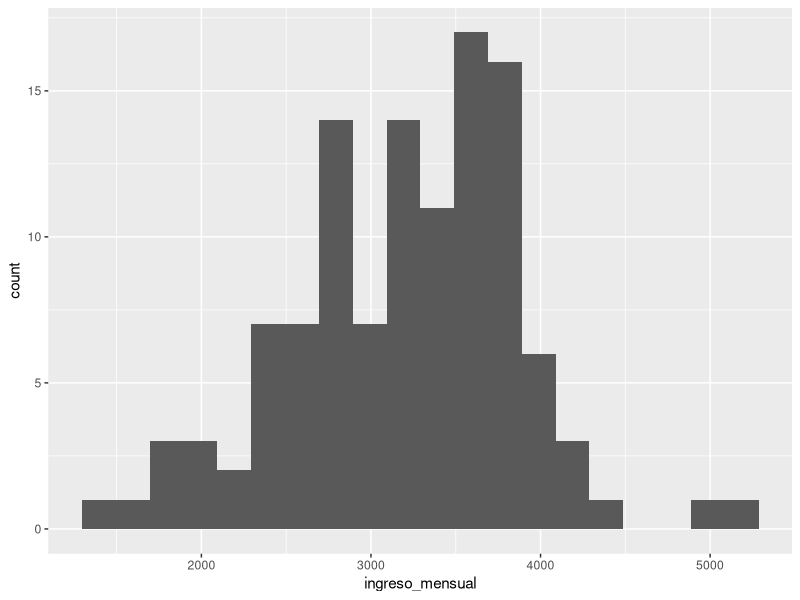
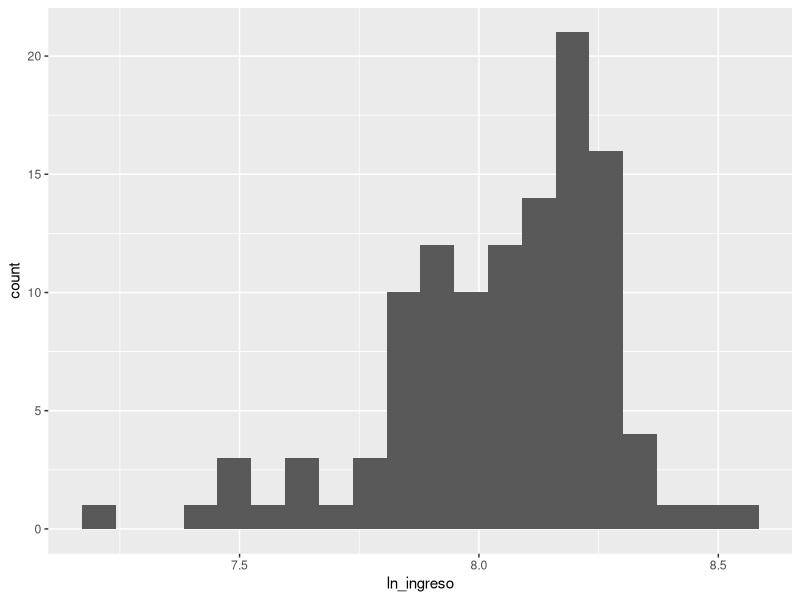

The R source for these figures, in order:
# ==============================================================================
# SESIÓN 4 · PREPARAR VARIABLES PARA ECONOMETRÍA
# Logaritmos, dummies, cuadrados, factores, interacciones, panel, rezagos y fórmulas.
# ==============================================================================

library(tidyverse)

# ------------------------------------------------------------------------------
# 0. BASE DE TRABAJO LIMPIA
# ------------------------------------------------------------------------------
empleo <- read_csv("datos/empleo_peru_bruto.csv", show_col_types = FALSE)

base <- empleo |>
  distinct(id_persona, .keep_all = TRUE) |>
  mutate(
    region = str_to_title(str_trim(region)),
    edad = if_else(edad >= 18 & edad <= 80, edad, NA_real_),
    ingreso_mensual = if_else(
      is.na(ingreso_mensual) | ingreso_mensual <= 0,
      NA_real_,
      ingreso_mensual
    )
  )

# ------------------------------------------------------------------------------
# 1. TRANSFORMAR UNA VARIABLE REQUIERE UNA RAZÓN
# ------------------------------------------------------------------------------
# Primero inspecciona la variable original.
summary(base$ingreso_mensual)

# Nunca transformes de forma automática sin saber qué problema o interpretación buscas.

# ------------------------------------------------------------------------------
# 2. LOGARITMOS
# ------------------------------------------------------------------------------
# log() solo es directamente utilizable con valores positivos.
base |>
  summarise(
    minimo_ingreso = min(ingreso_mensual, na.rm = TRUE),
    no_positivos = sum(ingreso_mensual <= 0, na.rm = TRUE)
  )

base <- base |>
  mutate(
    ln_ingreso = log(ingreso_mensual)
  )

summary(base$ln_ingreso)

# Compara gráficamente escalas.
ggplot(base, aes(x = ingreso_mensual)) + geom_histogram(bins = 20)
ggplot(base, aes(x = ln_ingreso)) + geom_histogram(bins = 20)

# ------------------------------------------------------------------------------
# 3. VARIABLES DUMMY
# ------------------------------------------------------------------------------
# Una dummy toma típicamente 1 si se cumple una condición y 0 si no.
base <- base |>
  mutate(
    mujer = if_else(sexo == "Mujer", 1, 0),
    formal_dummy = if_else(formal == "Si", 1, 0),
    educacion_alta = if_else(educacion_anios >= 16, 1, 0)
  )

# Comprueba la codificación.
table(base$sexo, base$mujer)
table(base$formal, base$formal_dummy)

# ------------------------------------------------------------------------------
# 4. TÉRMINOS CUADRÁTICOS
# ------------------------------------------------------------------------------
# Se utilizan cuando una relación puede ser no lineal.
base <- base |>
  mutate(
    experiencia2 = experiencia_anios^2
  )

base |>
  select(experiencia_anios, experiencia2) |>
  head()

# ------------------------------------------------------------------------------
# 5. FACTORES Y CATEGORÍA DE REFERENCIA
# ------------------------------------------------------------------------------
base <- base |>
  mutate(
    sexo_factor = factor(sexo),
    formal_factor = factor(formal),
    sector_factor = factor(sector)
  )

levels(base$sexo_factor)
levels(base$formal_factor)
levels(base$sector_factor)

# Elegimos explícitamente una categoría de referencia.
base$sexo_factor <- relevel(base$sexo_factor, ref = "Hombre")
base$formal_factor <- relevel(base$formal_factor, ref = "No")

levels(base$sexo_factor)
levels(base$formal_factor)

# ------------------------------------------------------------------------------
# 6. INTERACCIONES: CUANDO UNA RELACIÓN DEPENDE DE OTRA VARIABLE
# ------------------------------------------------------------------------------
# Creamos una interacción explícita como variable para observar su lógica.
base <- base |>
  mutate(
    educacion_mujer = educacion_anios * mujer
  )

base |>
  select(educacion_anios, mujer, educacion_mujer) |>
  head(10)

# En una fórmula de modelo, x * z incluye x, z y la interacción x:z.
formula_interaccion <- ln_ingreso ~ educacion_anios * sexo_factor
formula_interaccion

# ------------------------------------------------------------------------------
# 7. ¿QUÉ ES UNA BASE DE PANEL?
# ------------------------------------------------------------------------------
panel <- read_csv(
  "datos/panel_regional_2022_2025.csv",
  show_col_types = FALSE
)

head(panel)
dim(panel)

# En este panel una fila se identifica por region + anio.
panel |>
  count(region, anio) |>
  filter(n > 1)

# ¿Cuántos periodos tiene cada región?
panel |>
  count(region, name = "periodos") |>
  arrange(periodos)

# ------------------------------------------------------------------------------
# 8. ORDEN, REZAGOS Y DIFERENCIAS
# ------------------------------------------------------------------------------
# Un rezago solo tiene sentido si el panel está correctamente ordenado.
panel_transformado <- panel |>
  arrange(region, anio) |>
  group_by(region) |>
  mutate(
    inversion_lag1 = lag(inversion_publica_pc),
    pobreza_lag1 = lag(pobreza_pct),
    delta_pobreza = pobreza_pct - lag(pobreza_pct),
    delta_ingreso = ingreso_pc - lag(ingreso_pc)
  ) |>
  ungroup()

panel_transformado |>
  filter(region == "Lima") |>
  select(
    region, anio, pobreza_pct, pobreza_lag1, delta_pobreza,
    ingreso_pc, delta_ingreso
  )

# Observa: el primer periodo de cada región tiene NA en el rezago.

# ------------------------------------------------------------------------------
# 9. FÓRMULAS DE MODELO EN R
# ------------------------------------------------------------------------------
# La sintaxis y ~ x se lee: modelar y como función de x.
f1 <- ln_ingreso ~ educacion_anios
f2 <- ln_ingreso ~ educacion_anios + experiencia_anios
f3 <- ln_ingreso ~ educacion_anios + experiencia_anios + experiencia2 + sexo_factor
f4 <- ln_ingreso ~ educacion_anios * sexo_factor

f1
f2
f3
f4

# I() permite introducir una operación aritmética dentro de la fórmula.
f5 <- ln_ingreso ~ educacion_anios + experiencia_anios + I(experiencia_anios^2)
f5

# ------------------------------------------------------------------------------
# 10. EJERCICIOS DE LA SESIÓN 4
# ------------------------------------------------------------------------------
# EJERCICIO A
# En base crea:
# - ln_ingreso,
# - experiencia2,
# - mujer,
# - formal_dummy.
# Comprueba su estructura con select() + head().

# EJERCICIO B
# En panel_transformado comprueba que el primer año de cada región tenga NA en lag().

# EJERCICIO C
# Escribe una fórmula con ln_ingreso como dependiente y como explicativas:
# educacion_anios, experiencia_anios, experiencia2, sexo_factor y formal_factor.

# RETO
# Explica en un comentario por qué calcular lag(inversion_publica_pc) sin agrupar por region
# podría mezclar el último año de una región con el primer año de la siguiente.

# Escribe tus respuestas debajo:


# FIN SESIÓN 4
